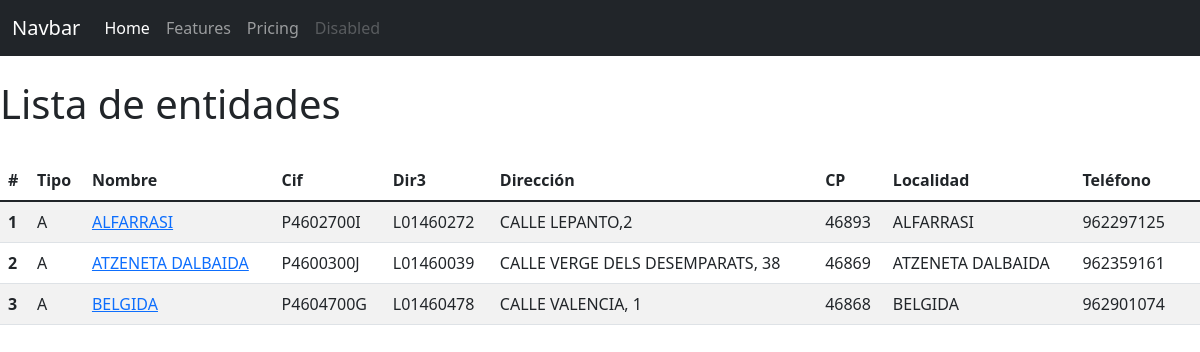
The page / on the database its author committed.
### tables this page shows
CREATE TABLE entidad (
    id INTEGER PRIMARY KEY AUTOINCREMENT,
	tipo TEXT NOT NULL,
    created TIMESTAMP NOT NULL DEFAULT CURRENT_TIMESTAMP,
    nombre TEXT NOT NULL,
	nif TEXT NOT NULL,
	dir3 TEXT NOT NULL,
	direccion TEXT NOT NULL,
	cp TEXT NOT NULL,
	localidad TEXT NOT NULL,
	telefono TEXT NOT NULL
);

### contactos.py (the view)
@app.route("/")
def inicio():
	lista = get_db_lista_entidades()
	return render_template("index.html", entidades = lista)

### contactos.py (called while the page is built)
def get_db_connection():
	conn = None
	try:
		conn = sqlite3.connect('database.db')
		print(sqlite3.version)
	except Error as e:
		print(e)
	return conn

def get_db_lista_entidades():
	lista = None
	conn = get_db_connection()
	if conn != None:
		lista = conn.execute('SELECT * FROM entidad').fetchall()
	if lista == None:
		abort('404')
	return lista

### templates/index.html
{% extends 'base.html' %}
{%block content%}
<br>
<h1>Lista de entidades</h1>
<br>
<table class="table table-striped">
	<thead>
	  <tr>
		<th scope="col">#</th>
		<th scope="col">Tipo</th>
		<th scope="col">Nombre</th>
		<th scope="col">Cif</th>
		<th scope="col">Dir3</th>
		<th scope="col">Dirección</th>
		<th scope="col">CP</th>
		<th scope="col">Localidad</th>
		<th scope="col">Teléfono</th>
	  </tr>
	</thead>
	<tbody>
		{% for entidad in entidades: %}
		<tr>
			<th scope="row">{{entidad[0]}}</th>
			<td>{{entidad[1]}}</td>
			<td><a href="{{ url_for('detalle',id_entidad = entidad[0]) }}">{{entidad[3]}}</a></td>
			<td>{{entidad[4]}}</td>
			<td>{{entidad[5]}}</td>
			<td>{{entidad[6]}}</td>
			<td>{{entidad[7]}}</td>
			<td>{{entidad[8]}}</td>
			<td>{{entidad[9]}}</td>
			<td>{{entidad[10]}}</td>
		</tr>
		{% endfor%}
	</tbody>
  </table>
{%endblock%}

### templates/base.html (shortened to what this page needs)
<!doctype html>
<html lang="en">
  <head>
    <link href="https://cdn.jsdelivr.net/npm/bootstrap@5.1.3/dist/css/bootstrap.min.css" rel="stylesheet">
  </head>
  <body>
	<nav class="navbar navbar-expand-lg navbar-dark bg-dark">
		<div class="container-fluid">
		  <a class="navbar-brand" href="#">Navbar</a>
		  <div class="collapse navbar-collapse" id="navbarNav">
			<ul class="navbar-nav">
			  <li class="nav-item">
				<a class="nav-link active" aria-current="page" href="#">Home</a>
			  </li>
			  <li class="nav-item">
				<a class="nav-link" href="#">Features</a>
			  </li>
			  <li class="nav-item">
				<a class="nav-link" href="#">Pricing</a>
			  </li>
			  <li class="nav-item">
				<a class="nav-link disabled">Disabled</a>
			  </li>
			</ul>
		  </div>
		</div>
	  </nav>
	{%block content%}{%endblock%}
  </body>
</html>

### rows shown on the page
entidad: id "1", tipo "A", nombre "ALFARRASI", nif "P4602700I", dir3 "L01460272", direccion "CALLE LEPANTO,2", cp "46893", localidad "ALFARRASI", telefono "962297125"
entidad: id "2", tipo "A", nombre "ATZENETA DALBAIDA", nif "P4600300J", dir3 "L01460039", direccion "CALLE VERGE DELS DESEMPARATS, 38", cp "46869", localidad "ATZENETA DALBAIDA", telefono "962359161"
entidad: id "3", tipo "A", nombre "BELGIDA", nif "P4604700G", dir3 "L01460478", direccion "CALLE VALENCIA, 1", cp "46868", localidad "BELGIDA", telefono "962901074"
